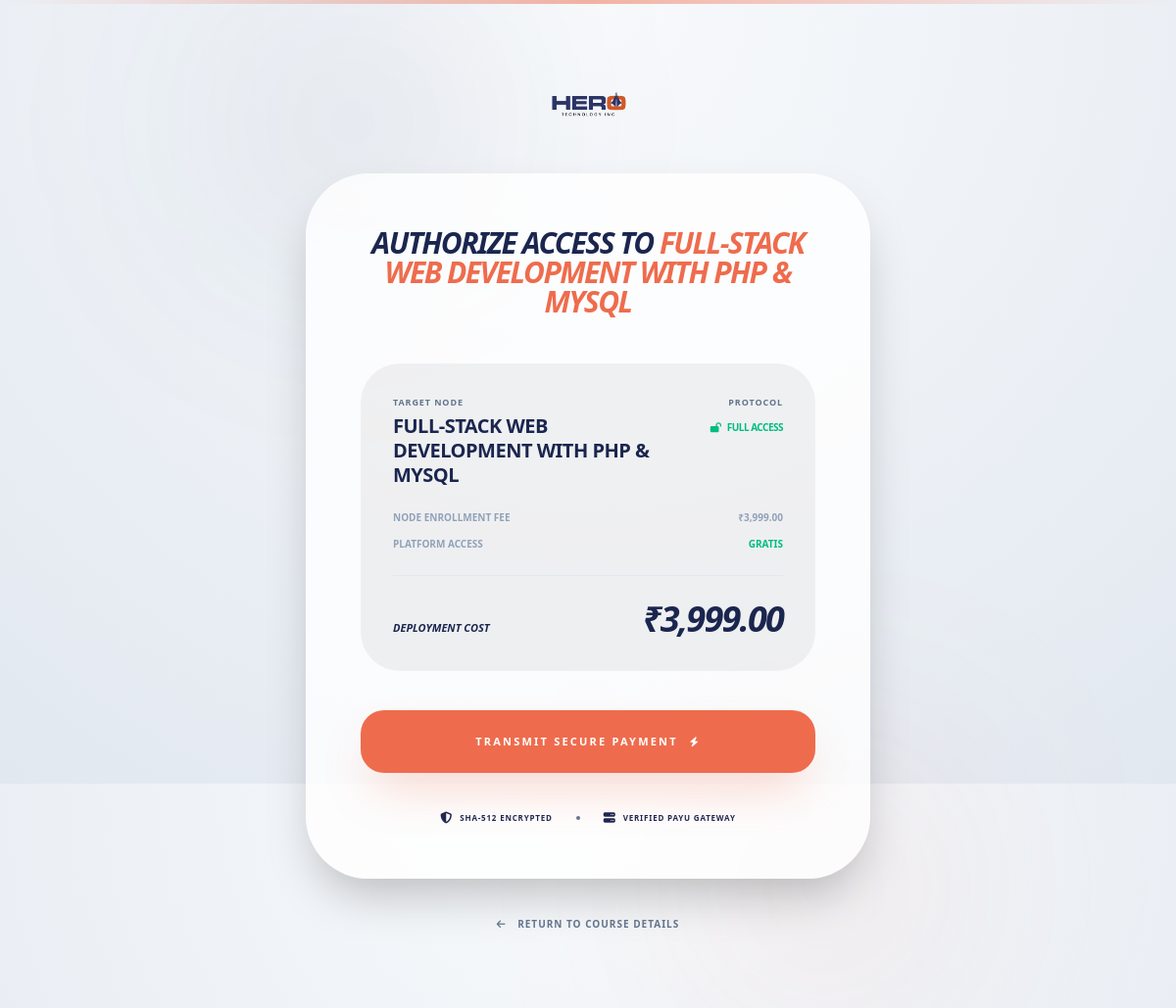
Page /pages/checkout.php?id=3 (signed in) on the earlier database version.
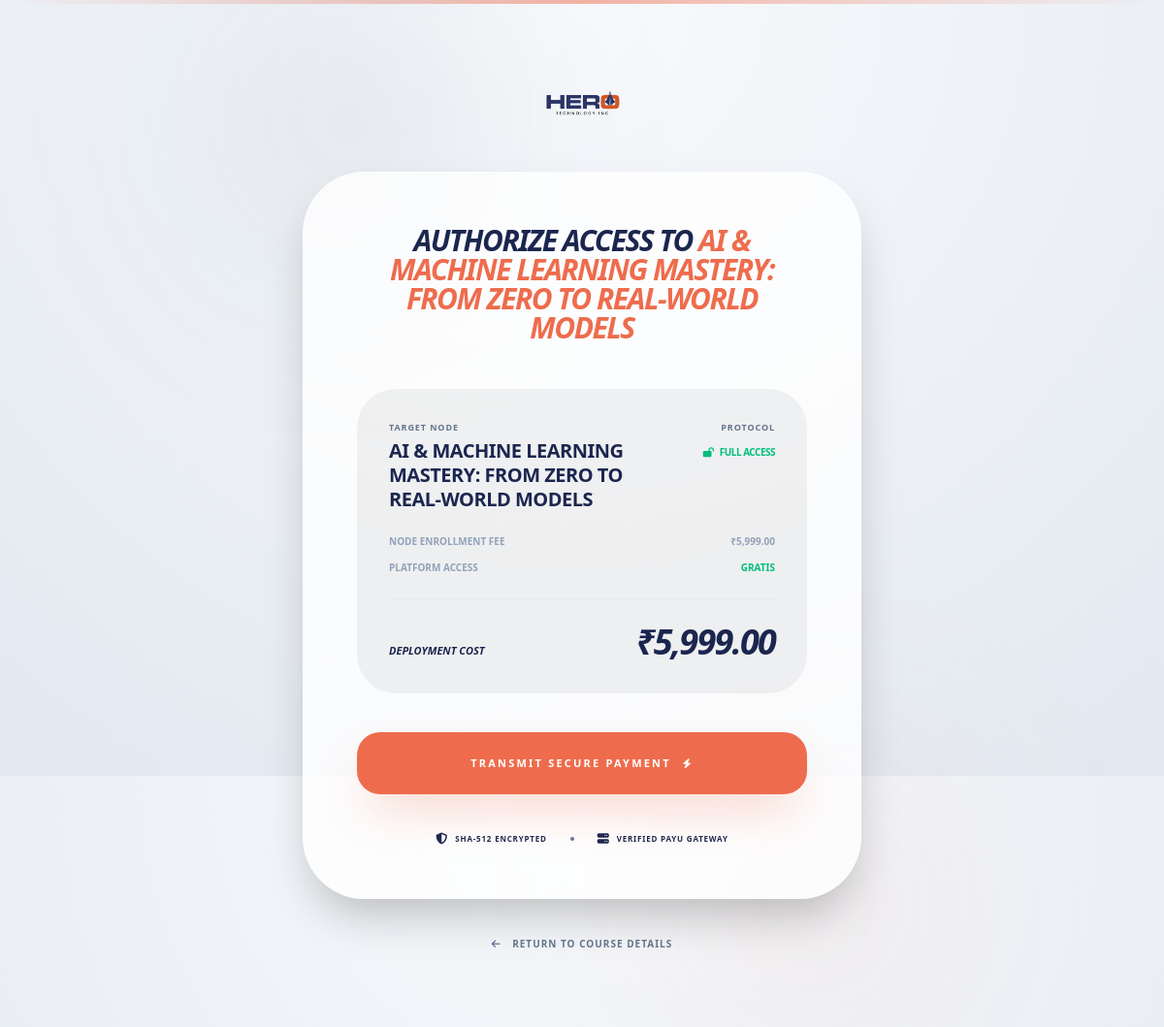
Same page on the later database version.
### tables this page shows
CREATE TABLE `courses` (
  `course_id` int(11) NOT NULL,
  `category_id` int(11) DEFAULT NULL,
  `instructor_id` int(11) DEFAULT NULL,
  `title` varchar(255) DEFAULT NULL,
  `slug` varchar(255) DEFAULT NULL,
  `summary` varchar(500) DEFAULT NULL,
  `description` text DEFAULT NULL,
  `duration` int(11) DEFAULT NULL,
  `video_url` text DEFAULT NULL,
  `video_file` varchar(255) DEFAULT NULL,
  `demo_video_url` text DEFAULT NULL,
  `price` decimal(10,2) DEFAULT NULL,
  `thumbnail` varchar(255) DEFAULT NULL,
  `is_featured` tinyint(1) NOT NULL DEFAULT 0,
  `status` enum('publish','draft') NOT NULL DEFAULT 'publish',
  `created_at` timestamp NOT NULL DEFAULT current_timestamp()
);

### pages/checkout.php (the view, shortened to what the changed rows need)
<?php
require '../config.php';
$course_id = isset($_GET['id']) ? mysqli_real_escape_string($conn, $_GET['id']) : 0;
$course_query = "SELECT * FROM courses WHERE course_id = '$course_id' AND status = 'publish' LIMIT 1";
$course = mysqli_fetch_assoc(mysqli_query($conn, $course_query));
?>
<!DOCTYPE html>
<html lang="en" class="dark">
<head>
    <script src="https://cdn.jsdelivr.net/npm/@tailwindcss/browser@4"></script>
    <link rel="stylesheet" href="https://cdnjs.cloudflare.com/ajax/libs/animate.css/4.1.1/animate.min.css"/>
    <link href="https://cdnjs.cloudflare.com/ajax/libs/font-awesome/6.5.2/css/all.min.css" rel="stylesheet"/>
</head>
<body class="antialiased min-h-screen flex items-center justify-center p-6 transition-colors duration-500">
    <div class="max-w-xl w-full relative">
        <div class="bg-[var(--card)] rounded-[4rem] p-10 sm:p-14 shadow-2xl relative overflow-hidden animate__animated animate__zoomIn">
            <header class="text-center mb-12 relative z-10">
                <h1 class="text-3xl font-black tracking-tighter uppercase italic leading-none">
                    Authorize Access to <span class="text-hero-orange"><?= htmlspecialchars($course['title']) ?></span>
                </h1>
            </header>
            <div class="bg-black/5 dark:bg-white/5 rounded-[2.5rem] p-8 mb-10 border border-white/5 relative z-10 animate__animated animate__fadeInUp animate__delay-1s">
                <div class="flex justify-between items-start mb-6">
                    <div class="max-w-[70%]">
                        <p class="text-[9px] font-black text-slate-500 uppercase tracking-widest mb-1">Target Node</p>
                        <h3 class="text-xl font-black uppercase tracking-tight leading-tight"><?= htmlspecialchars($course['title']) ?></h3>
                    </div>
                </div>
                <div class="space-y-3 mb-6">
                    <div class="flex justify-between text-[10px] font-bold uppercase text-slate-400">
                        <span>Node Enrollment Fee</span>
                        <span class="mono">₹<?= number_format($course['price'], 2) ?></span>
                    </div>
                </div>
                <div class="pt-6 border-t border-slate-200 dark:border-white/10 flex justify-between items-baseline">
                    <span class="text-[11px] font-black uppercase text-hero-blue dark:text-slate-400 italic">Deployment Cost</span>
                    <span class="text-4xl font-black italic tracking-tighter">₹<?= number_format($course['price'], 2) ?></span>
                </div>
            </div>
        </div>
    </div>
</body>
</html>

Differences in the rows shown:
changed courses: title "FULL-STACK WEB DEVELOPMENT WITH PHP & MYSQL" → "AI & MACHINE LEARNING MASTERY: FROM ZERO TO REAL-WORLD MODELS"; price "3,999.00" → "5,999.00"
